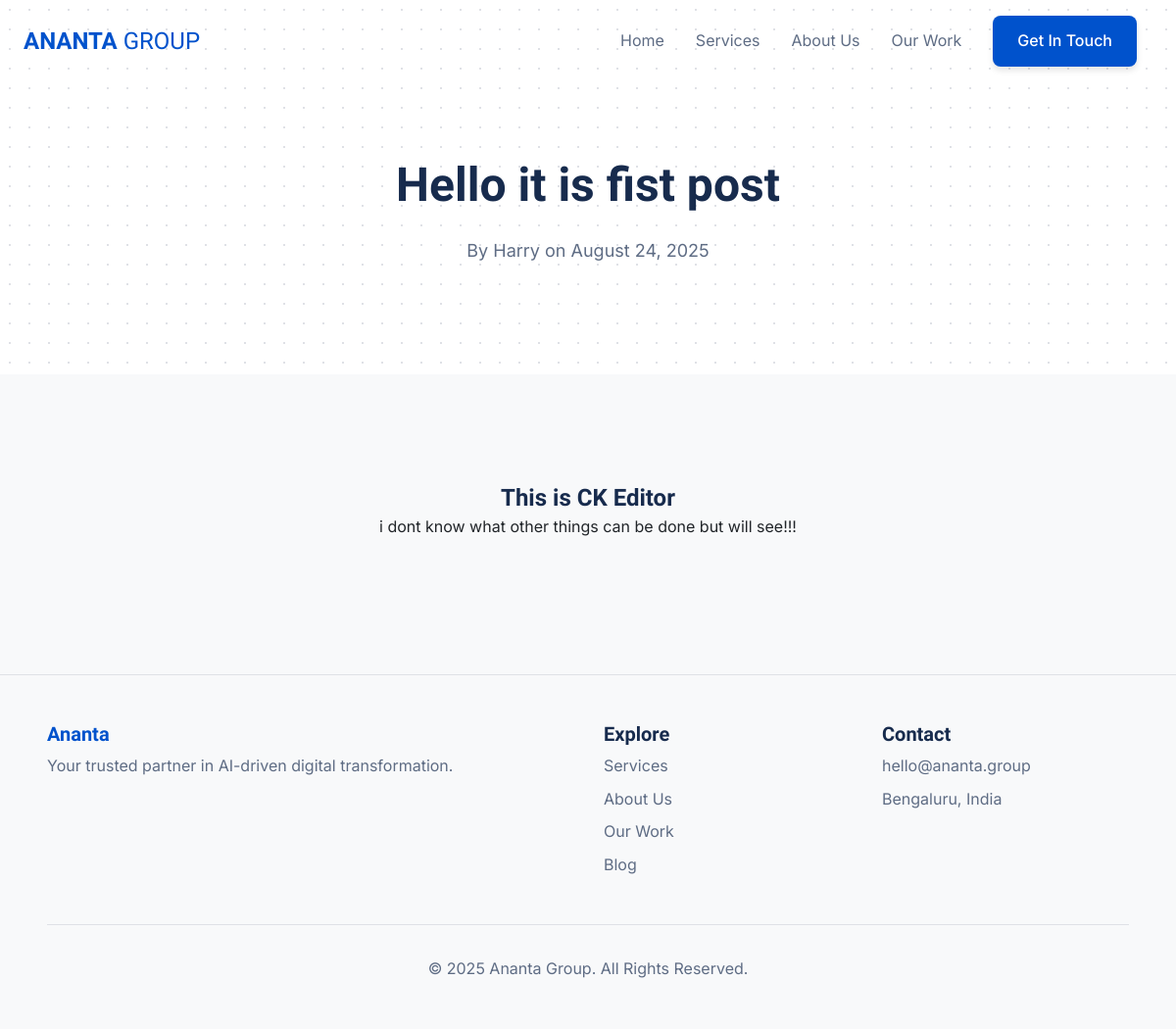
/insights/one/, run on the app's committed database.
### website/models.py (models this page shows, shortened)
class Post(models.Model):
    title = models.CharField(max_length=200)
    slug = models.SlugField(max_length=200, unique=True)
    author = models.CharField(max_length=100) # Or ForeignKey to a User model
    body = RichTextField()
    publish_date = models.DateTimeField(default=timezone.now)
    created_at = models.DateTimeField(auto_now_add=True)
    updated_at = models.DateTimeField(auto_now=True)
    featured_image = models.ImageField(upload_to='post_images/', blank=True, null=True)
    class Meta:
        ordering = ['-publish_date'] # Show newest posts first

### website/views.py (the view)
# urls.py: path('insights/<slug:slug>/', views.post_detail_view, name='post_detail'),
def post_detail_view(request, slug):
    post = Post.objects.get(slug=slug) # Get the specific post by its unique slug
    context = {
        'active_page': 'insights',
        'post': post
    }
    return render(request, 'post_detail.html', context)

### templates/post_detail.html (shortened to what this page needs)
{% extends 'base.html' %}
{% load static %}
{% block content %}
<section class="page-header">
    <div class="container">
        <h1>{{ post.title }}</h1>
        <p>By {{ post.author }} on {{ post.publish_date|date:"F d, Y" }}</p>
    </div>
</section>
<section class="bg-white">
    <div class="container article-container">
        {{ post.body|safe }}
    </div>
</section>
{% endblock %}

### static/css/style.css (style rules this page uses)
:root { --primary-blue: #0052CC; --primary-blue-hover: #0052d9; --heading-color: #172B4D; --text-color: #212529; --text-secondary-color: #5E6C84; --bg-light: #F8F9FA; --bg-white: #ffffff; --border-color: #DFE1E6; }
* { margin: 0; padding: 0; box-sizing: border-box; }
html { scroll-behavior: smooth; }
body { background-color: var(--bg-light); color: var(--text-color); font-family: 'Inter', sans-serif; line-height: 1.6; }
h1, h2, h3, h4, h5, h6 { font-family: 'Sora', sans-serif; color: var(--heading-color); line-height: 1.2; }
.container { max-width: 1200px; margin-left: auto; margin-right: auto; padding-left: 1.5rem; padding-right: 1.5rem; }
section { padding: 5rem 0; }
.page-header { padding: 8rem 0 5rem 0; text-align: center; background-color: var(--bg-white); background-image: radial-gradient(var(--border-color) 1px, transparent 1px); background-size: 20px 20px; }
.page-header h1 { font-size: 2.5rem; font-weight: bold; max-width: 40rem; margin: 0 auto; }
.page-header p { font-size: 1.125rem; max-width: 36rem; margin: 1.5rem auto 0; color: var(--text-secondary-color); }
@media (min-width: 1024px) { section { padding: 7rem 0; } }
@media (min-width: 1024px) { .page-header { padding: 10rem 0 7rem 0; } }
@media (min-width: 1024px) { .page-header h1 { font-size: 3rem; } }
.article-container { max-width: 800px; margin: 0 auto; }
.article-container p { line-height: 1.8; margin-bottom: 1.5rem; }

### data on the page
Post: title "Hello it is fist post", author "Harry", publish_date "August 24, 2025", body "This is CK Editor i dont know what other things can be done but will see!!!"
